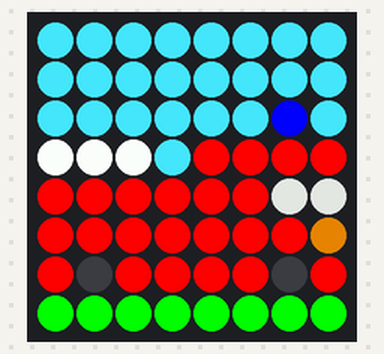
The program below on a simulated Raspberry Pi (BCM pin numbers) with a Sense HAT. On the bench: the Sense HAT's 8×8 RGB LED matrix. At 0.0 s the program stops and its outputs stay as they are.

Above: at 0.1 s.

The program:

fireengine.py
```python
from sense_hat import SenseHat
sense = SenseHat()
sense.set_rotation(270)
w = (255, 255, 255) # white
x = (0, 0, 0) # black
g = (0,255,0) # green
s = (180,180,180) # silver
r = (255,0,0) # red
c = (66, 220, 240) # cyan
o = (180,100,0) # orange
b = (0, 0,255) # blue

picture = [
    c, c, c, c, c, c, c, c,
    c, c, c, c, c, c, c, c,
    c, c, c, c, c, c, b, c,
    w, w, w, c, r, r, r, r,
    r, r, r, r, r, r, s, s,
    r, r, r, r, r, r, r, o,
    r, x, r, r, r, r, x, r,
    g, g, g, g, g, g, g, g
    ]

sense.set_pixels(picture)
```
